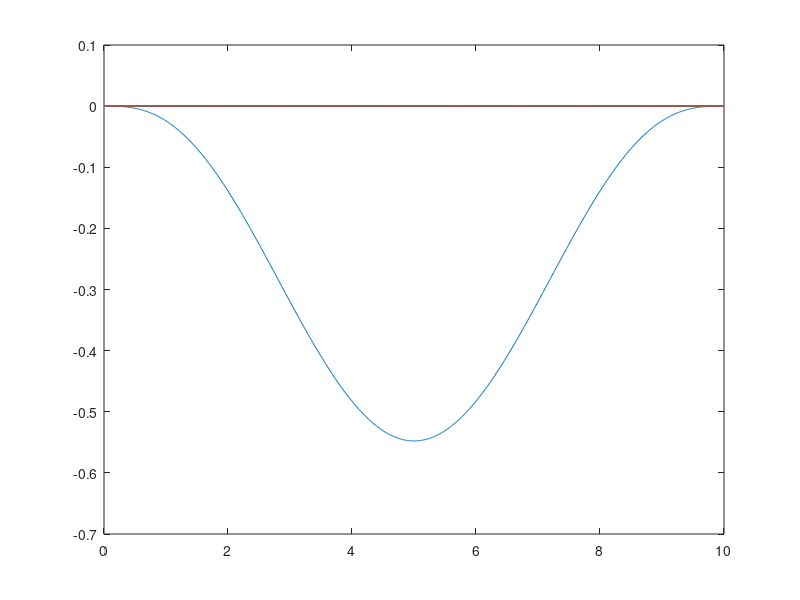

Reproduce this figure in MATLAB.
clear all
format longeng

N = 30 ;
T = 10 ;

dt = 0.01 ;
t = 0 : dt : T ;
N_T = length(t) ; 

coefficients = zeros(6,6,N) ;
first3Rows = [  1 0       1       0        1        0 ;
                0 2 sqrt(3)       1 -sqrt(3)        1 ;
               -2 0       1 sqrt(3)        1 -sqrt(3) ] ;



C = zeros(6,N) ;

psi = zeros(N,N_T) ; psi_dot = zeros(N,N_T) ; psi_dot_dot = zeros(N,N_T) ;

det_tol = 1e-06 ;

for n = 1:N
    
    v(n) = (n + 1) * pi ;
    
    CS_plus = sqrt(3) * cos(v(n) / 2) + sin(v(n) / 2) ;
    CS_min = sqrt(3) * cos(v(n) / 2) - sin(v(n) / 2) ;
    
    SC_plus = sqrt(3) * sin(v(n) / 2) + cos(v(n) / 2) ;
    SC_min = sqrt(3) * sin(v(n) / 2) - cos(v(n) / 2) ;
    
    e_plus = exp(sqrt(3) * v(n) / 2) ;
    e_min = exp(-sqrt(3) * v(n) / 2) ;
    
    coefficients(1:3,:,n) = first3Rows ;
    coefficients(4:6,:,n) = [          cos(v(n))         sin(v(n)) e_plus*cos(v(n)/2) ...
                              e_plus*sin(v(n)/2) e_min*cos(v(n)/2)  e_min*sin(v(n)/2) ;
                    
                                    -2*sin(v(n))       2*cos(v(n))      e_plus*CS_min ...
                                  e_plus*SC_plus    -e_min*CS_plus      -e_min*SC_min ;
                  
                                    -2*cos(v(n))      -2*sin(v(n))     -e_plus*SC_min ...
                                  e_plus*CS_plus     e_min*SC_plus      -e_min*CS_min ] ;
    
    detCoefficients = 8 * sin(v(n) / 2) - sin(2 * v(n) / 2) - 16 * sin(v(n) / 2) ...
                      * cosh(sqrt(3) * v(n) / 2) + 2 * sin(v(n)) * cosh(sqrt(3) * v(n)) ;
    
    if abs(det(coefficients(:,:,n))) >= det_tol, continue, end        
    
    C(:,n) = null(coefficients(:,:,n)) ;
    
    lambda = v(n) / T ;
    
    for i = 1:N_T
         
        psi(n,i) = C(1,n) * cos(lambda * t(i)) + C(2,n) * sin(lambda * t(i)) ...
            + exp(sqrt(3) * lambda * t(i) / 2) * ( C(3,n) * cos(lambda * t(i) / 2) ...
            + C(4,n) * sin(lambda * t(i) / 2) ) + exp(-sqrt(3) * lambda * t(i) / 2) ...
            * ( C(5,n) * cos(lambda * t(i) / 2) + C(6,n) * sin(lambda * t(i) / 2) ) ;
         
        psi_dot(n,i) = lambda / 2 * ( -2 * C(1,n) * sin(lambda * t(i)) ...
            + 2 * C(2,n) * cos(lambda * t(i)) + exp(sqrt(3) * lambda * t(i) / 2) ...
            * ( C(3,n) * ( sqrt(3) * cos(lambda * t(i) / 2) - sin(lambda * t(i) / 2) ) ...
            + C(4,n) * ( cos(lambda * t(i) / 2) + sqrt(3) * sin(lambda * t(i) / 2) ) ) ...
            - exp(-sqrt(3) * lambda * t(i) / 2) * ( C(5,n) * ( sqrt(3) ...
            * cos(lambda * t(i) / 2) + sin(lambda * t(i) / 2) ) + C(6,n) ...
            * ( -cos(lambda * t(i) / 2) + sqrt(3) * sin(lambda * t(i) / 2) ) ) ) ;
         
        psi_dot_dot(n,i) = lambda^2 / 2 * ( -2 * C(1,n) * cos(lambda * t(i)) ...
            - 2 * C(2,n) * sin(lambda * t(i)) + exp(sqrt(3) * lambda * t(i) / 2) ...
            * ( C(3,n) * ( cos(lambda * t(i) / 2) - sqrt(3) * sin(lambda * t(i) / 2) ) ...
            + C(4,n) * ( sqrt(3) * cos(lambda * t(i) / 2) + sin(lambda * t(i) / 2) ) ) ...
            + exp(-sqrt(3) * lambda * t(i) / 2) * ( C(5,n) * ( cos(lambda * t(i) / 2) ...
            + sqrt(3) * sin(lambda * t(i) / 2) ) + C(6,n) * ( -sqrt(3) ...
            * cos(lambda * t(i) / 2) + sin(lambda * t(i) / 2) ) ) ) ;
        
    end
    
end
 
% figure(1)
% plot(0:dt:0.1,A)
% figure(2)
% plot(0:dt:0.1,V)
% figure(3)
% plot(0:dt:0.1,D)

% V_prime = diff(V)/dt ;
% figure
% plot(0:dt:0.1-dt,V_prime)

figure(4)
plot(t,psi(:,:))
% figure(5)
% plot(t,Psi_dot(:,:))
% figure(6)
% plot(t,Psi_dot_dot(:,:))